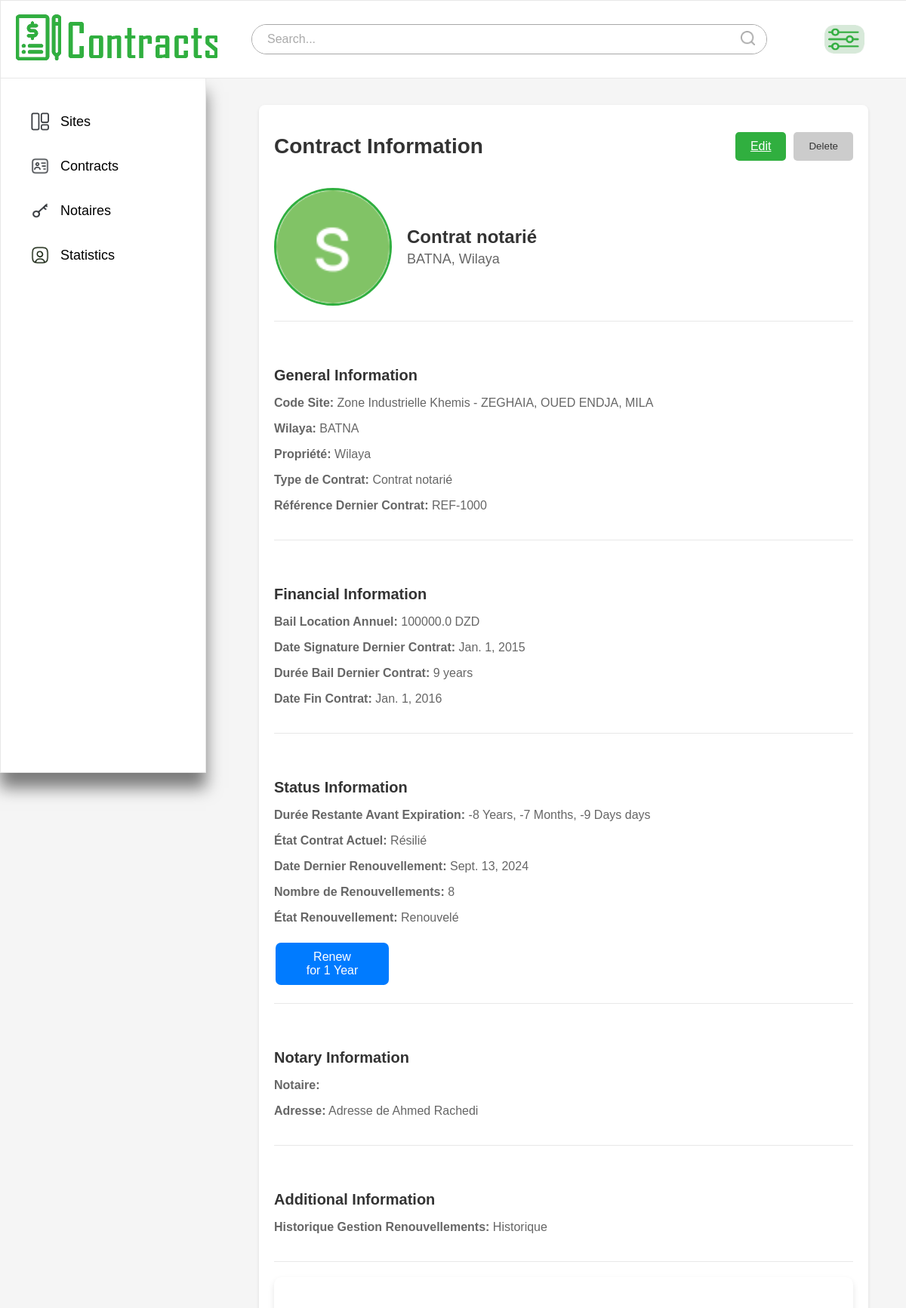
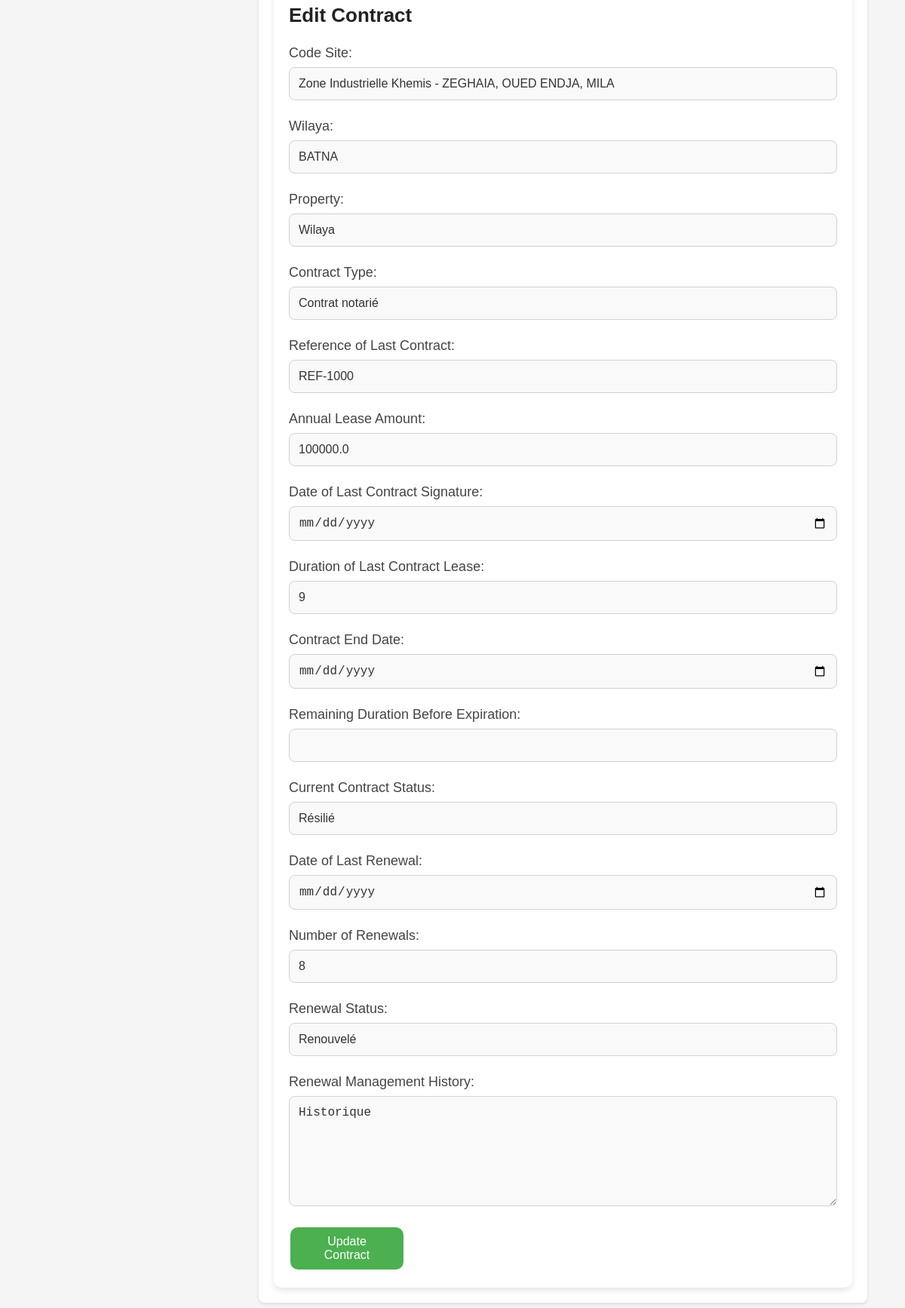
/conm/1/, run on the app's committed database (2 pictures, top to bottom).
### app1/models.py (models this page shows, shortened)
class Contrat(models.Model):
    code_site = models.ForeignKey(Site, on_delete=models.CASCADE)
    wilaya = models.ForeignKey(Wilaya, on_delete=models.CASCADE)
    propriete = models.CharField(max_length=255, choices=PROPRIETE_SITE_CHOICES)
    type_contrat = models.CharField(max_length=255, choices=[
        ("Contrat notarié", "Contrat notarié"),
        ("Convention Cadre", "Convention Cadre"),
        ("Convention site", "Convention site"),
        ("Résilié", "Résilié"),
        ("En litige", "En litige")
    ])
    ref_dernier_contrat = models.CharField(max_length=255,)
    bail_location_annuel = models.FloatField()  # Annual rental lease amount
    notaire = models.ForeignKey(Notaire, on_delete=models.CASCADE)
    date_signature_dernier_contrat = models.DateField()
    duree_bail_dernier_contrat = models.IntegerField()  # in months
    date_fin_contrat = models.DateField()
    duree_restante_avant_expiration = models.CharField(max_length=255,)  # in days
    etat_contrat_actuel = models.CharField(max_length=255, choices=[
        ("Actif", "Actif"),
        ("Expiré", "Expiré"),
        ("Résilié", "Résilié")
    ])
    date_dernier_renouvellement = models.DateField()
    nombre_renouvellement = models.IntegerField()
    etat_renouvellement = models.CharField(max_length=255, choices=[
        ("En cour", "En cour"),
        ("Renouvelé", "Renouvelé"),
        ("À résilier", "À résilier")
    ])
    historique_gestion_renouvellements = models.TextField(blank=True, null=True)

class Wilaya(models.Model):
    name = models.CharField(max_length=100)

class Site(models.Model):
    code_site = models.CharField(max_length=100, unique=True)
    nom_site = models.CharField(max_length=255)
    commune = models.ForeignKey(Commune, on_delete=models.CASCADE)
    daira = models.ForeignKey(Daira, on_delete=models.CASCADE)
    wilaya = models.ForeignKey(Wilaya, on_delete=models.CASCADE)
    longitude = models.FloatField()
    latitude = models.FloatField()
    typologie = models.CharField(max_length=255)
    surface_louee = models.FloatField()
    propriete = models.CharField(max_length=255, choices=PROPRIETE_SITE_CHOICES)
    adresse = models.CharField(max_length=255)
    bailleur = models.ForeignKey(Bailleur, on_delete=models.CASCADE)
    remarque = models.TextField(blank=True, null=True)
    def __str__(self):
        return f"{self.nom_site} - {self.commune.name}, {self.commune.daira.name}, {self.commune.wilaya.name}"

class Commune(models.Model):
    name = models.CharField(max_length=100)
    daira = models.ForeignKey(Daira, on_delete=models.CASCADE)
    wilaya = models.ForeignKey(Wilaya, on_delete=models.CASCADE)

class Daira(models.Model):
    name = models.CharField(max_length=100)
    wilaya = models.ForeignKey(Wilaya, on_delete=models.CASCADE)

class Notaire(models.Model):
    nom_prenom_notaire = models.CharField(max_length=255)
    commune = models.ForeignKey(Commune, on_delete=models.CASCADE)
    adresse = models.CharField(max_length=255)
    num_mobile = models.CharField(max_length=20)
    num_fixe = models.CharField(max_length=20, blank=True, null=True)
    num_fax = models.CharField(max_length=20, blank=True, null=True)
    courriel = models.EmailField()
    banque = models.CharField(max_length=255, choices=[
        ("AGB", "AGB"), ("Algérie Poste (CCP)", "Algérie Poste (CCP)"), ("ASBA", "ASBA"),
        ("B. ABC", "B. ABC"), ("B. EL BARAKA", "B. EL BARAKA"), ("BADR", "BADR"),
        ("BDL", "BDL"), ("BEA", "BEA"), ("BN. HABITAT", "BN. HABITAT"), ("BNA", "BNA"),
        ("BNP PARIS BAS AL DJAZAIR", "BNP PARIS BAS AL DJAZAIR"), ("CNEP", "CNEP"),
        ("CPA", "CPA"), ("FRANSABANK EL DJAZAIR", "FRANSABANK EL DJAZAIR"), ("HBTF", "HBTF"),
        ("HSBC", "HSBC"), ("NATIXIS", "NATIXIS"), ("SOCIETE GENERALE", "SOCIETE GENERALE"),
        ("TBA", "TBA")
    ])
    num_compte = models.CharField(max_length=50, blank=True, null=True)
    autre = models.CharField(max_length=255, blank=True, null=True)
    remarque = models.TextField(blank=True, null=True)

### app1/views.py (the view)
# urls.py: path('conm/<int:id>/', views.contratmod, name='cnemw'),
def contratmod(request,id):           #opens modification page
    communes = Commune.objects.all()
    dairas = Daira.objects.all()
    wilayas = Wilaya.objects.all()
    bailleurs = Bailleur.objects.all()
    site = get_object_or_404(Contrat, id=id)
    return render(request, 'contrats/contratmodify.html', {'communes': communes,'dairas': dairas,'wilayas': wilayas,'bailleurs': bailleurs,'contrat':site})

### app1/templates/contrats/contratmodify.html (shortened to what this page needs)
{% load static %}
<!DOCTYPE html>
<html lang="en">
<head>
    <link rel="stylesheet" href="{% static 'css/tester2.css' %}">
</head>
<body>
    <nav class="navbar">
        <div class="logo">
            <a href=""><img src="{% static 'images/company8.png' %}" alt="Logo"></a>
        </div>
        <div class="search-bar">
            <button type="submit"><img src="{% static 'images/search.png' %}" alt="Search"></button>
            <input type="text" placeholder="Search...">
        </div>
        <div class="filter">
            <button type="button" id="filterButton"><img src="{% static 'images/fil5.png' %}" alt="Filter"></button>
        </div>
    </nav>
    <div class="container">
        <div class="sidebar">
            <ul>
                <li><a href="{% url 'sitess' %}"><img src="{% static 'images/sites.png' %}" alt="Dashboard Default" class="default-img"><img src="{% static 'images/sites5.png' %}" alt="Dashboard Hover" class="hover-img">Sites</a></li>
                <li><a href="{% url 'contrats' %}"><img src="{% static 'images/conts.png' %}" alt="Profile Default" class="default-img"><img src="{% static 'images/conts5.png' %}" alt="Profile Hover" class="hover-img">Contracts</a></li>
                <li><a href="{% url 'notaires' %}"><img src="{% static 'images/not.png' %}" alt="Messages Default" class="default-img"><img src="{% static 'images/not5.png' %}" alt="Messages Hover" class="hover-img">Notaires</a></li>
                <li><a href="{% url 'calculate_statistics' %}"><img src="{% static 'images/sett2.png' %}" alt="Settings Default" class="default-img">Statistics</a></li>
            </ul>
        </div>
        <main class="main-content">
            <div class="content-container">
                <header class="content-header">
                    <h1>Contract Information</h1>
                    <div class="action-buttons">
                        <a href="" class="btn-primary">Edit</a>
                        <button id="createButton" class="btn-secondary">Delete</button>
                    </div>
                </header>
                <section class="section profile-section">
                    <div class="profile-header">
                        <img src="{% static 'images/profile.png' %}" alt="Contract Picture" class="profile-picture">
                        <div class="profile-details">
                            <h2>{{ contrat.type_contrat }}</h2>
                            <p>{{ contrat.wilaya.name }}, {{ contrat.propriete }}</p>
                        </div>
                    </div>
                    <div class="profile-info">
                        <h3>General Information</h3>
                        <p><strong>Code Site:</strong> {{ contrat.code_site }}</p>
                        <p><strong>Wilaya:</strong> {{ contrat.wilaya.name }}</p>
                        <p><strong>Propriété:</strong> {{ contrat.propriete }}</p>
                        <p><strong>Type de Contrat:</strong> {{ contrat.type_contrat }}</p>
                        <p><strong>Référence Dernier Contrat:</strong> {{ contrat.ref_dernier_contrat }}</p>
                    </div>
                    <div class="profile-info">
                        <h3>Financial Information</h3>
                        <p><strong>Bail Location Annuel:</strong> {{ contrat.bail_location_annuel }} DZD</p>
                        <p><strong>Date Signature Dernier Contrat:</strong> {{ contrat.date_signature_dernier_contrat }}</p>
                        <p><strong>Durée Bail Dernier Contrat:</strong> {{ contrat.duree_bail_dernier_contrat }} years</p>
                        <p><strong>Date Fin Contrat:</strong> {{ contrat.date_fin_contrat }}</p>
                    </div>
                    <div class="profile-info">
                        <h3>Status Information</h3>
                        <p><strong>Durée Restante Avant Expiration:</strong> {{ contrat.duree_restante_avant_expiration }} days</p>
                        <p><strong>État Contrat Actuel:</strong> {{ contrat.etat_contrat_actuel }}</p>
                        <p><strong>Date Dernier Renouvellement:</strong> {{ contrat.date_dernier_renouvellement }}</p>
                        <p><strong>Nombre de Renouvellements:</strong> {{ contrat.nombre_renouvellement }}</p>
                        <p><strong>État Renouvellement:</strong> {{ contrat.etat_renouvellement }}</p>
                        <div class="renew-button-container">
                            <form action="{% url 'renew_contract' contrat.id %}" method="post">
                                <button type="submit" class="btn-modal">Renew for 1 Year</button>
                            </form>
                        </div>
                    </div>
                    <div class="profile-info">
                        <h3>Notary Information</h3>
                        <p><strong>Notaire:</strong> {{ contrat.notaire.nom }}</p>
                        <p><strong>Adresse:</strong> {{ contrat.notaire.adresse }}</p>
                    </div>
                    <div class="profile-info">
                        <h3>Additional Information</h3>
                        <p><strong>Historique Gestion Renouvellements:</strong> {{ contrat.historique_gestion_renouvellements }}</p>
                    </div>
                </section>
                <section class="profile-edit">
                    <h3>Edit Contract</h3>
                    <form action="" method="POST">
                        <div class="form-group">
                            <label for="code_site">Code Site:</label>
                            <input type="text" id="code_site" name="code_site" value="{{ contrat.code_site }}" required>
                        </div>
                        <div class="form-group">
                            <label for="wilaya">Wilaya:</label>
                            <input type="text" id="wilaya" name="wilaya" value="{{ contrat.wilaya.name }}" required>
                        </div>
                        <div class="form-group">
                            <label for="propriete">Property:</label>
                            <input type="text" id="propriete" name="propriete" value="{{ contrat.propriete }}" required>
                        </div>
                        <div class="form-group">
                            <label for="type_contrat">Contract Type:</label>
                            <input type="text" id="type_contrat" name="type_contrat" value="{{ contrat.type_contrat }}" required>
                        </div>
                        <div class="form-group">
                            <label for="ref_dernier_contrat">Reference of Last Contract:</label>
                            <input type="text" id="ref_dernier_contrat" name="ref_dernier_contrat" value="{{ contrat.ref_dernier_contrat }}" required>
                        </div>
                        <div class="form-group">
                            <label for="bail_location_annuel">Annual Lease Amount:</label>
                            <input type="number" id="bail_location_annuel" name="bail_location_annuel" value="{{ contrat.bail_location_annuel }}" required>
                        </div>
                        <div class="form-group">
                            <label for="date_signature_dernier_contrat">Date of Last Contract Signature:</label>
                            <input type="date" id="date_signature_dernier_contrat" name="date_signature_dernier_contrat" value="{{ contrat.date_signature_dernier_contrat }}" required>
                        </div>
                        <div class="form-group">
                            <label for="duree_bail_dernier_contrat">Duration of Last Contract Lease:</label>
                            <input type="number" id="duree_bail_dernier_contrat" name="duree_bail_dernier_contrat" value="{{ contrat.duree_bail_dernier_contrat }}" required>
                        </div>
                        <div class="form-group">
                            <label for="date_fin_contrat">Contract End Date:</label>
                            <input type="date" id="date_fin_contrat" name="date_fin_contrat" value="{{ contrat.date_fin_contrat }}" required>
                        </div>
                        <div class="form-group">
                            <label for="duree_restante_avant_expiration">Remaining Duration Before Expiration:</label>
                            <input type="number" id="duree_restante_avant_expiration" name="duree_restante_avant_expiration" value="{{ contrat.duree_restante_avant_expiration }}" required>
                        </div>
                        <div class="form-group">
                            <label for="etat_contrat_actuel">Current Contract Status:</label>
                            <input type="text" id="etat_contrat_actuel" name="etat_contrat_actuel" value="{{ contrat.etat_contrat_actuel }}" required>
                        </div>
                        <div class="form-group">
                            <label for="date_dernier_renouvellement">Date of Last Renewal:</label>
                            <input type="date" id="date_dernier_renouvellement" name="date_dernier_renouvellement" value="{{ contrat.date_dernier_renouvellement }}" required>
                        </div>
                        <div class="form-group">
                            <label for="nombre_renouvellement">Number of Renewals:</label>
                            <input type="number" id="nombre_renouvellement" name="nombre_renouvellement" value="{{ contrat.nombre_renouvellement }}" required>
                        </div>
                        <div class="form-group">
                            <label for="etat_renouvellement">Renewal Status:</label>
                            <input type="text" id="etat_renouvellement" name="etat_renouvellement" value="{{ contrat.etat_renouvellement }}" required>
                        </div>
                        <div class="form-group">
                            <label for="historique_gestion_renouvellements">Renewal Management History:</label>
                            <textarea id="historique_gestion_renouvellements" name="historique_gestion_renouvellements" rows="4" required>{{ contrat.historique_gestion_renouvellements }}</textarea>
                        </div>
                        <button type="submit" class="btn-modal">Update Contract</button>
                    </form>
                </section>
            </div>
        </main>
    </div>
</body>
</html>

### data on the page
Contrat: type_contrat "Contrat notarié", wilaya.name "BATNA", propriete "Wilaya", code_site "Zone Industrielle Khemis - ZEGHAIA, OUED ENDJA, MILA", ref_dernier_contrat "REF-1000", bail_location_annuel "100000.0", date_signature_dernier_contrat "Jan. 1, 2015", duree_bail_dernier_contrat "9", date_fin_contrat "Jan. 1, 2016", duree_restante_avant_expiration "-8 Years, -7 Months, -9 Days", etat_contrat_actuel "Résilié", date_dernier_renouvellement "Sept. 13, 2024", nombre_renouvellement "8", etat_renouvellement "Renouvelé", notaire.adresse "Adresse de Ahmed Rachedi", historique_gestion_renouvellements "Historique", wilaya "BATNA"
